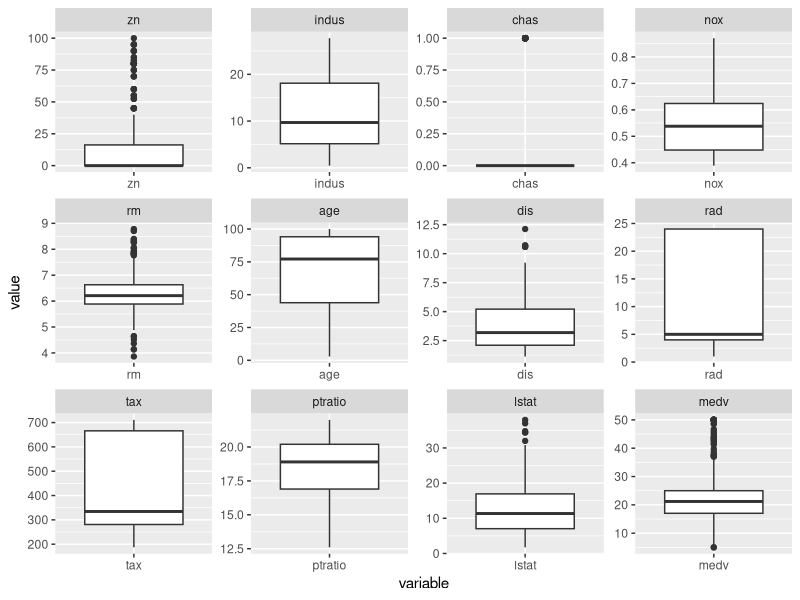
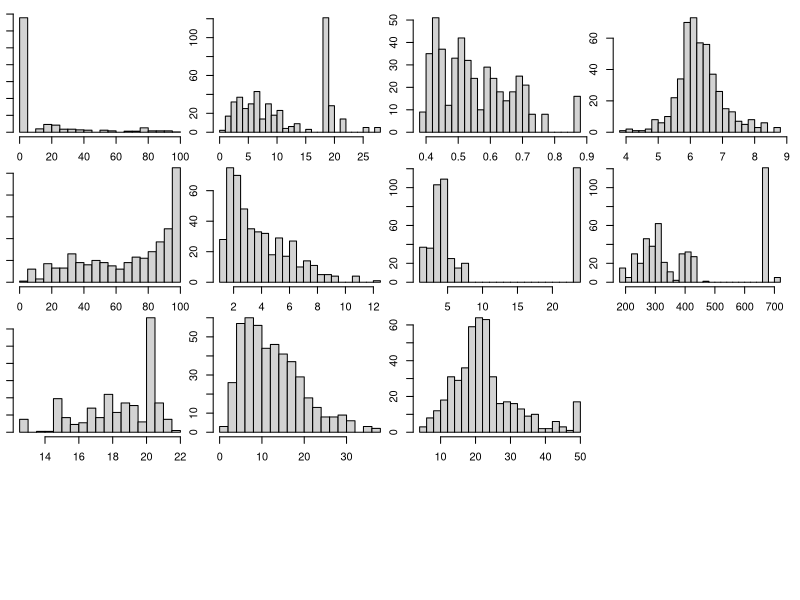
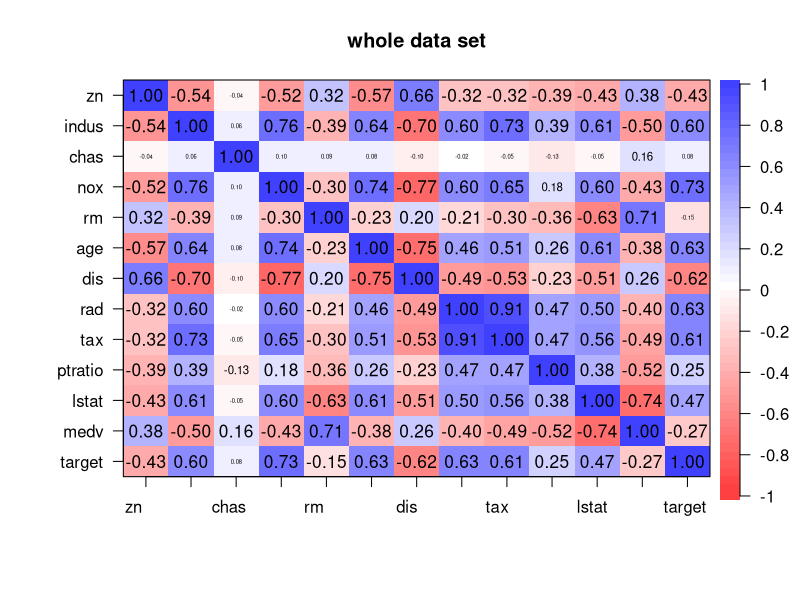
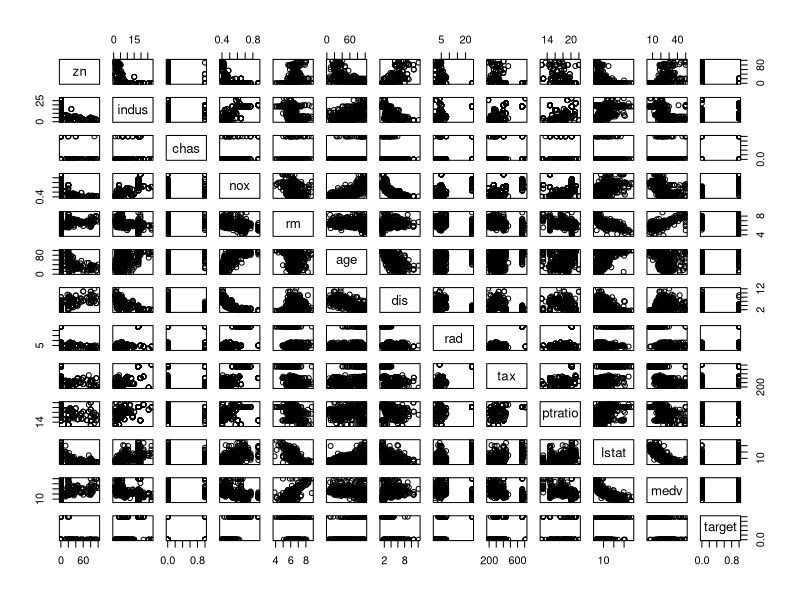
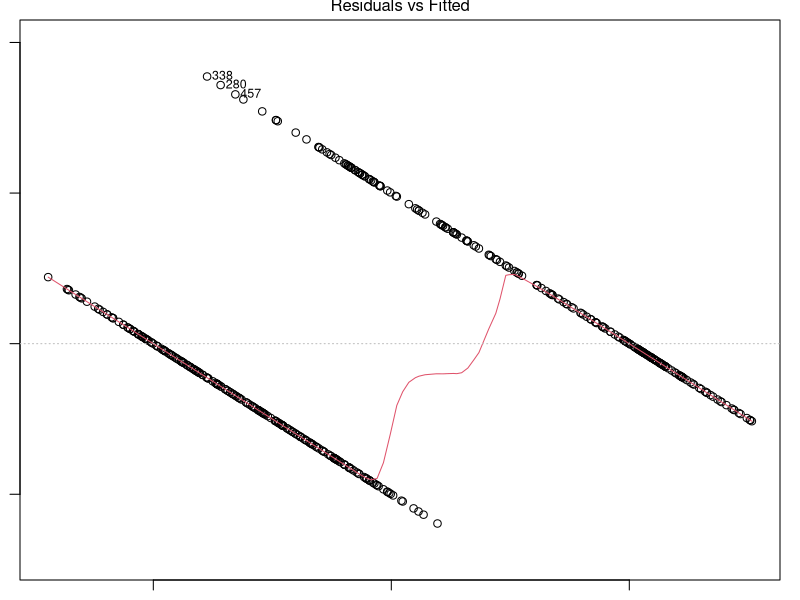
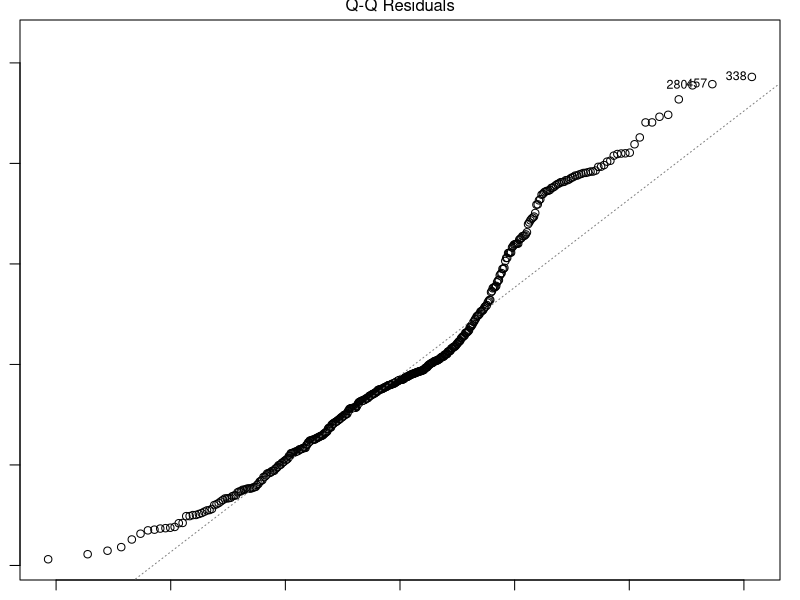
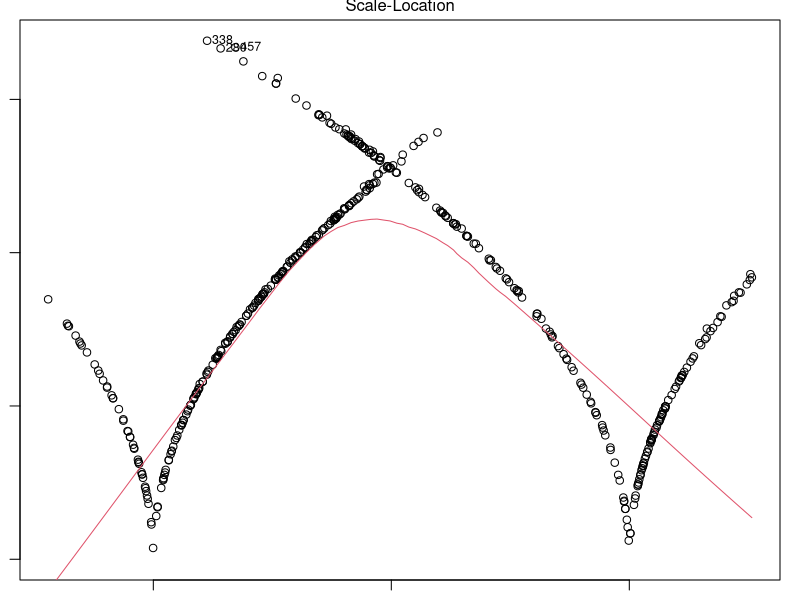
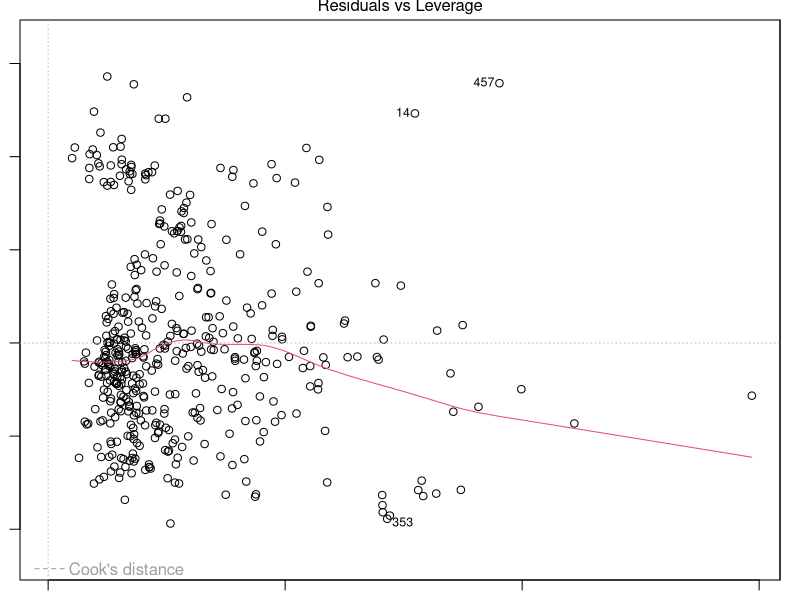

Here is the R script that generated these plots, in order:
## ---- chunk 1
library(reshape2)
library(ggplot2)
library(dplyr)
library(psych)
library(MASS)
library(car)
library(Hmisc)
## ---- chunk 2
# load dataset
data <- read.csv('crime-training-data_modified.csv')
head(data)
## ---- chunk 3
# number of variables in total
names(data) %>% length()
## ---- chunk 4
# brief summary
summary(data)
## ---- chunk 5
# make box plot for all variables
data.m <- melt(data, id.vars = 'target')
head(data.m)
ggplot(data.m, aes(x = variable, y = value)) + geom_boxplot() + facet_wrap(~ variable, scales = 'free')
## ---- chunk 6
# histogram of all columns
par(mar = c(1,1,1,1))
hist.data.frame(data)
## ---- chunk 7
# correlation between predictors and response
par(mar = c(1,1,1,1))
data %>% corPlot(main = 'whole data set')
## ---- chunk 8
# correlation between predictors
pairs(data)
## ---- chunk 9
# transform zn

## ---- chunk 10
data.lm <- lm(target ~ ., data = data)
summary(data.lm)
plot(data.lm)
## ---- chunk 11
# apply box-cox transformation
data.bc = boxcox(target+1~., data = data)

# obtain lambda value
lamda <- data.bc$x[which.max(data.bc$y)]

# apply power back to the model
back_transform <- function(y, lamda = 0){
  if(lamda == 0){
    log(y)
  }else{
    ((y+1)^lamda)/lamda
  }
}

data['target.t'] = back_transform(data$target, lamda)
hist(data$target.t)
## ---- chunk 12
# re-run linear mode with transformation
lm(target.t ~ . - target, data = data)
## ---- chunk 13
data.lm2 <- lm(I((target+1)^(-0.14))~., data = data)
summary(data.lm2)
plot(data.lm2)
